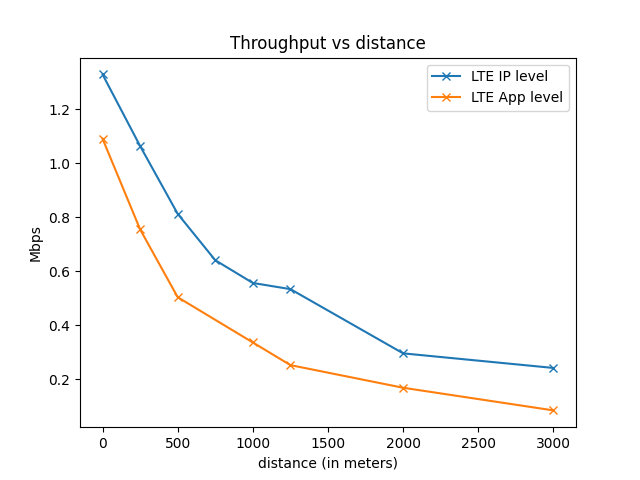

Write the Python code that produced this figure.
import matplotlib.pyplot as plt
import numpy as np
'''
{
	"SeeDocsAt": "https://github.com/Microsoft/AirSim/blob/master/docs/settings.md",
	"SettingsVersion": 1.2,
	"SimMode": "Multirotor",
	"ClockSpeed": 1,
	"CameraDefaults": {
		"CaptureSettings": [
		  {
			"ImageType": 0
		  }
		]
	},
	
	"Vehicles": {
		"A": {
		  "VehicleType": "SimpleFlight",
		  "X": 0, "Y": 0, "Z": 0
		}
    },

	"updateGranularity": 0.01,
            
	"segmentSize": 1448,
	"numOfCong": 0,
	"congRate": 1.0,
	"congArea": [0, 0, 10],
	
	"initEnbApPos": [
		[0, 0, 0]
	],

	"nRbs": 6,
	"TcpSndBufSize": 102400,
	"TcpRcvBufSize": 102400,
	"CqiTimerThreshold": 10,
	"LteTxPower": 0,
	"p2pDataRate": "10Gb/s",
	"p2pMtu": 1500,
	"p2pDelay": 1e-3,
	"useWifi": 0,
	
	"isMainLogEnabled": 1,
	"isGcsLogEnabled": 0,
	"isUavLogEnabled": 0,
	"isCongLogEnabled": 0,
	"isSyncLogEnabled": 0,

	"endTime": 5.0
}
'''
# Measure on receiver side
# In MBps
LTEIp = np.array([
    # [dist, throughput]
    [0, 1.32964],
    [250, 1.06395],
    [500, 0.812705],
    [750, 0.640659],
    [1000, 0.556357],
    [1250, 0.533546],
    [2000, 0.2954],
    [3000, 0.2413],
])
LTEApp = np.array([
    # [dist, throughput]
    [0, 1.09114],
    [250, 0.755],
    [500, 0.5036],
    [1000, 0.335737],
    [1250, 0.25180],
    [2000, 0.167868],
    [3000, 0.08393]
])

plt.plot(LTEIp[:, 0], LTEIp[:, 1], 'x-', label='LTE IP level')
plt.plot(LTEApp[:, 0], LTEApp[:, 1], 'x-', label='LTE App level')
plt.title('Throughput vs distance')
plt.legend()
plt.savefig('./throughput.png')
plt.show()